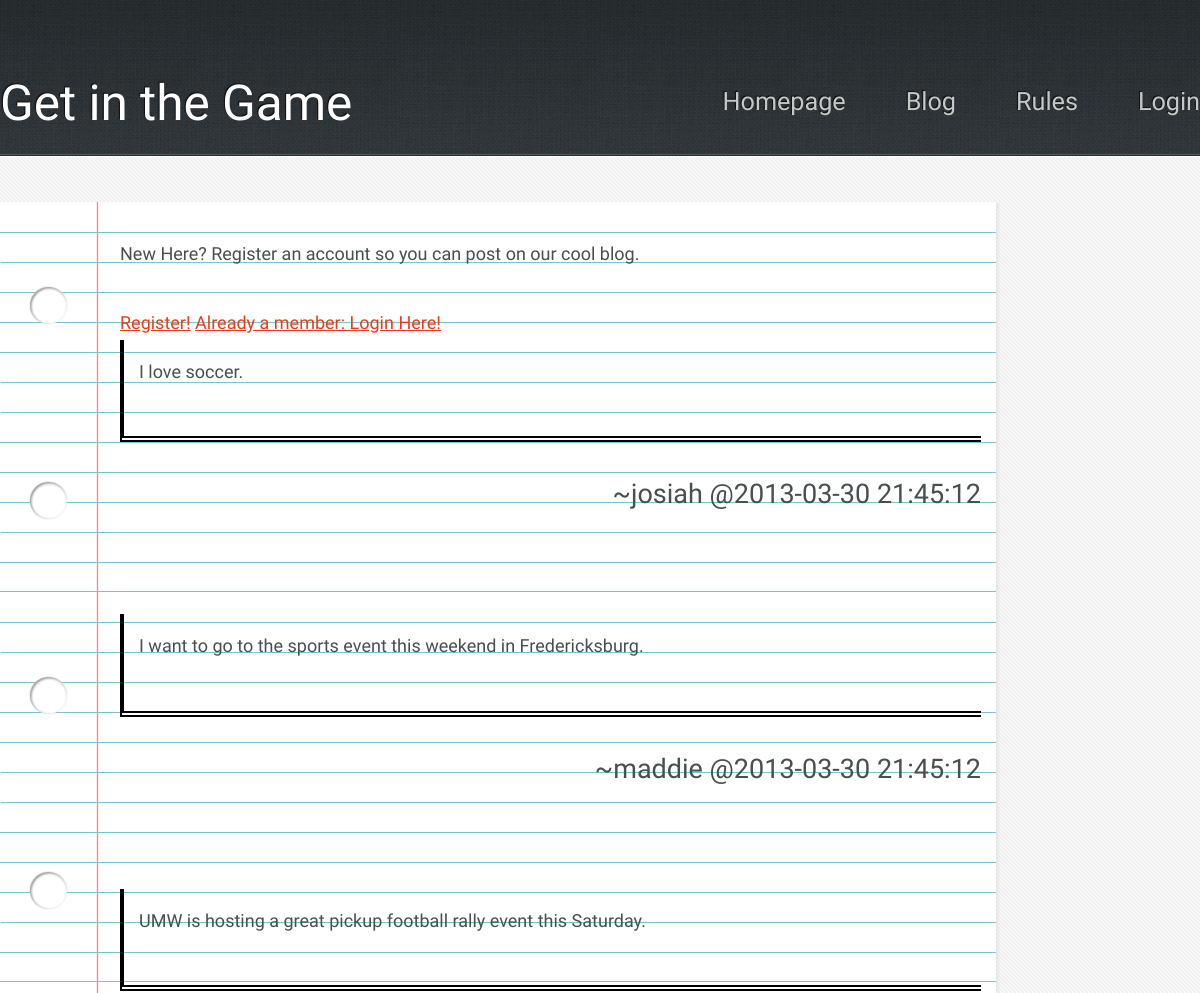
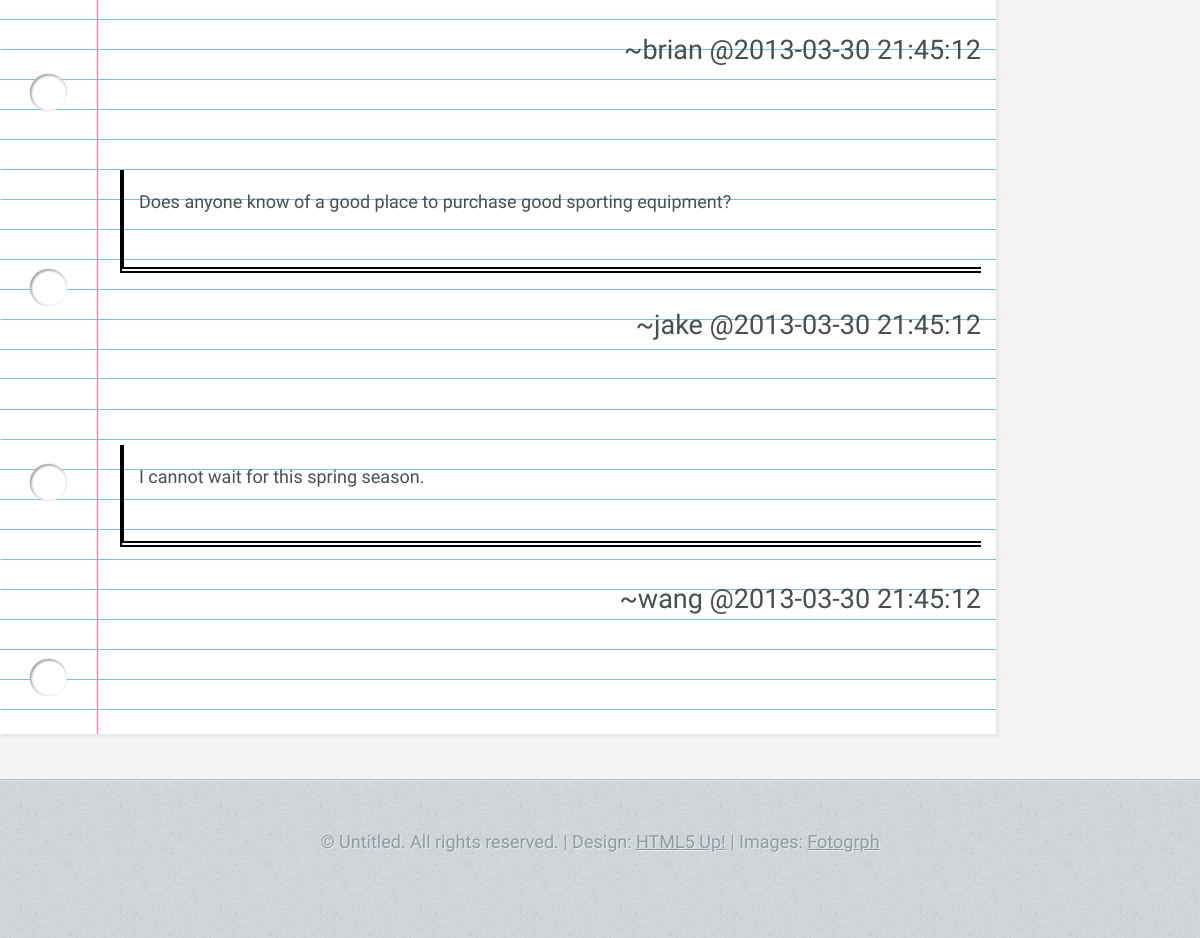
Screenshot of /blog.php with the database file from the repository (2 pictures, top to bottom).
### tables this page shows
CREATE TABLE IF NOT EXISTS blog (
	blog_id INT NOT NULL AUTO_INCREMENT,
	username VARCHAR(12) NOT NULL,
	sdate TIMESTAMP NOT NULL DEFAULT NOW(),
	content BLOB NOT NULL,
	CONSTRAINT users_username_fk FOREIGN KEY (username) REFERENCES users(username),
	PRIMARY KEY (blog_id)
);

### php/blog_loadentries.php (the view)
<?php
	include('db_connect.php');
	$query = "SELECT * FROM blog ORDER BY sdate DESC";
	$result = mysqli_query($db, $query)
		 or die("Error Querying Database");
	foreach ($result as $row) {
		Echo "<p style='padding: 15px; border-left: 4px solid black; border-bottom: 6px double black'>" . $row['content'] . "<br><br>
			<blockquote style='text-align:right; font-size:1.5em'>~" . $row['username'] . " " . " @" . $row['sdate'] . "</blockquote></p><br><br>";
	}
?>

### css/5grid/core.css (style rules this page uses)
html, body, div, span, applet, object, iframe, h1, h2, h3, h4, h5, h6, p, blockquote, pre, a, abbr, acronym, address, big, cite, code, del, dfn, em, img, ins, kbd, q, s, samp, small, strike, strong, sub, sup, tt, var, b, u, i, center, dl, dt, dd, ol, ul, li, fieldset, form, label, legend, table, caption, tbody, tfoot, thead, tr, th, td, article, aside, canvas, details, embed, figure, figcaption, footer, header, hgroup, menu, nav, output, ruby, section, summary, time, mark, audio, video { margin: 0; padding: 0; border: 0; font-size: 100%; font: inherit; vertical-align: baseline; }
body { line-height: 1; }
blockquote, q { quotes: none; }
blockquote:before, blockquote:after, q:before, q:after { content: ''; content: none; }

### css/style.css (style rules this page uses)
body { background: #D4D9DD url('images/bg03.jpg'); }
body, input, textarea, select { color: #474f51; font-size: 13.5pt; font-family: 'Yanone Kaffeesatz'; line-height: 1.85em; font-weight: 300; }
ul, ol, p, dl { margin: 0 0 2em 0; }

### rows the page displays
blog: content "I love soccer.", username "josiah", sdate "2013-03-30 21:45:12"
blog: content "I want to go to the sports event this weekend in Fredericksburg.", username "maddie", sdate "2013-03-30 21:45:12"
blog: content "UMW is hosting a great pickup football rally event this Saturday.", username "brian", sdate "2013-03-30 21:45:12"
blog: content "Does anyone know of a good place to purchase good sporting equipment?", username "jake", sdate "2013-03-30 21:45:12"
blog: content "I cannot wait for this spring season.", username "wang", sdate "2013-03-30 21:45:12"
